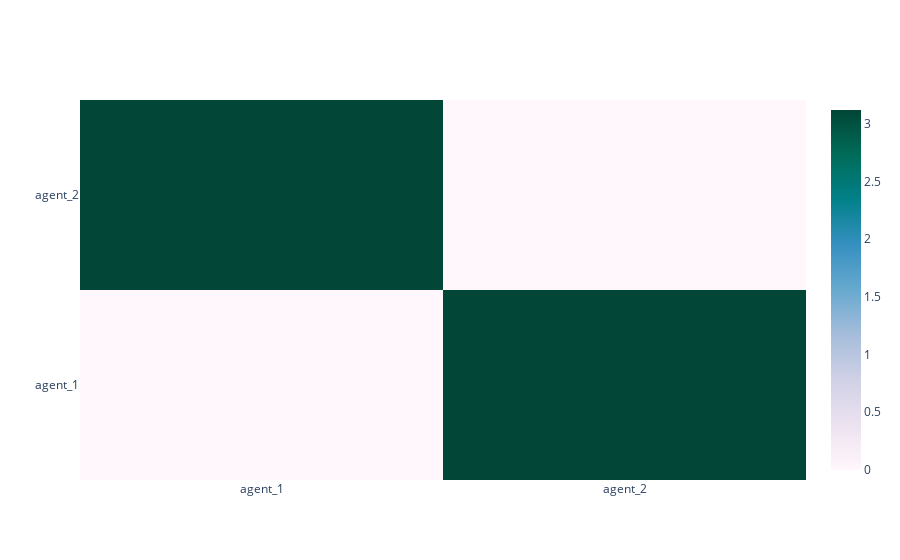

The notebook cell this image was saved under:
### Code cell
fig = heatmap(
    net.similarity_heatmap(),
    x_labels=['agent_'+str(i+1) for i in range(len(net.agents))],
    y_labels=['agent_'+str(i+1) for i in range(len(net.agents))]
)
fig.show()

### Figure 1 — Plotly figure (JSON) as saved in the notebook; plotly's stock layout.template omitted (floating-point values rounded to 4 significant figures)
{"data": [{"colorscale": [[0.0, "rgb(255,247,251)"], [0.125, "rgb(236,226,240)"], [0.25, "rgb(208,209,230)"], [0.375, "rgb(166,189,219)"], [0.5, "rgb(103,169,207)"], [0.625, "rgb(54,144,192)"], [0.75, "rgb(2,129,138)"], [0.875, "rgb(1,108,89)"], [1.0, "rgb(1,70,54)"]], "hoverongaps": false, "x": ["agent_1", "agent_2"], "y": ["agent_1", "agent_2"], "z": [[0.0, 3.119], [3.119, 0.0]], "type": "heatmap"}], "layout": {}}
